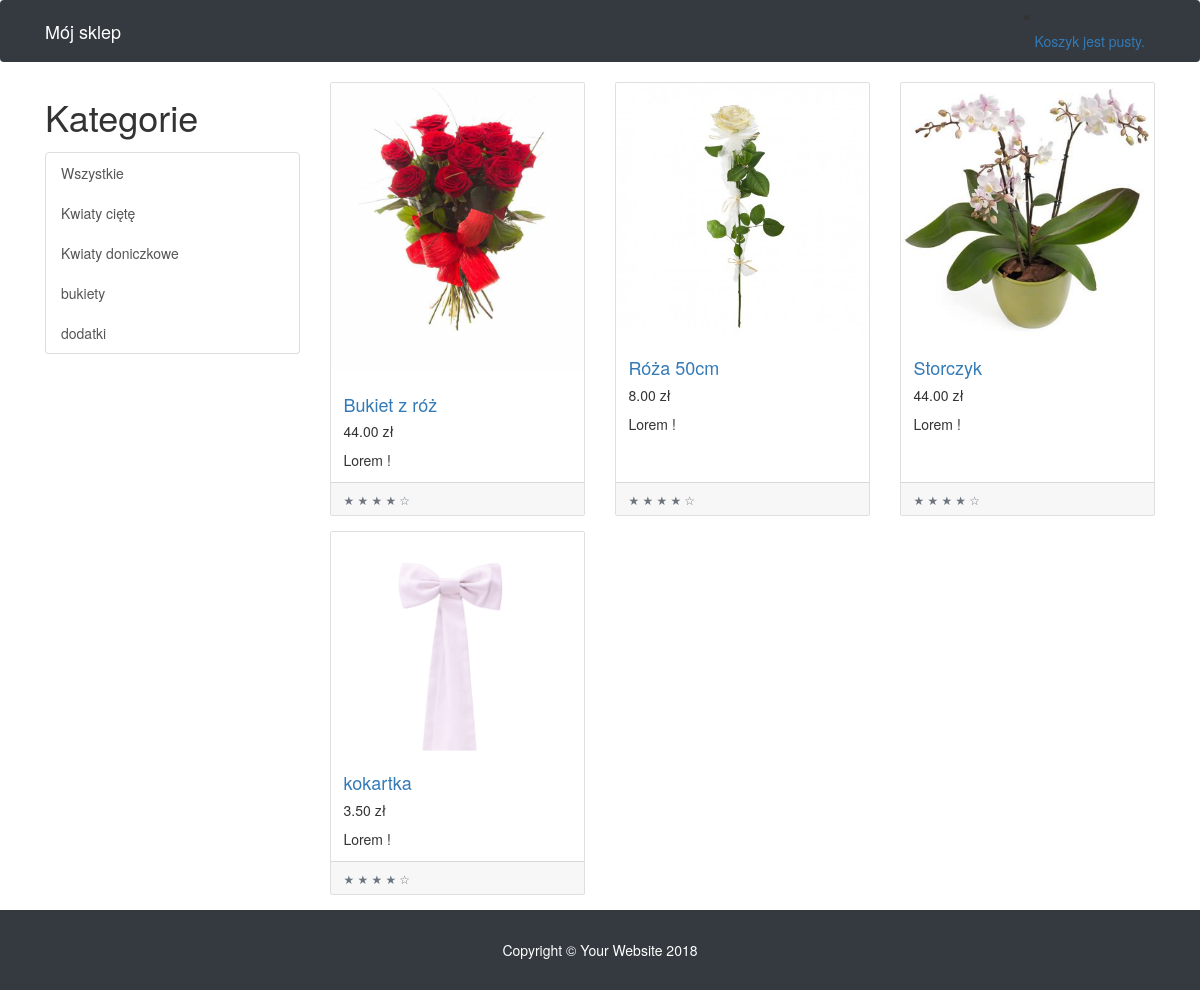
The app's page /, older data.
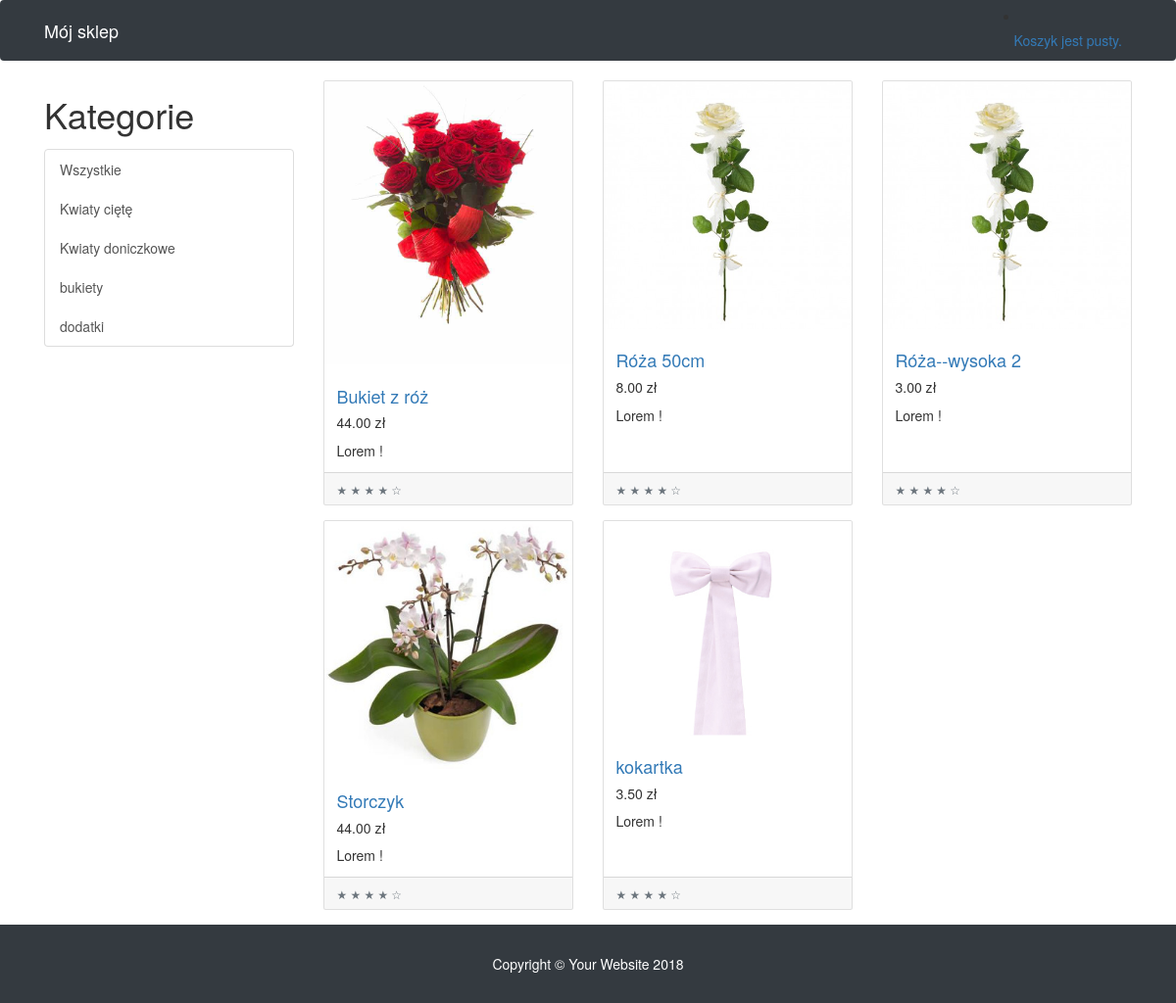
The same page, newer data.
### shop/models.py (models this page shows, shortened)
class Category(models.Model):
    name = models.CharField(max_length=200,
                            db_index=True)
    slug = models.SlugField(max_length=200,
                            db_index=True,
                            unique=True)
    class Meta:
        ordering = ('name',)
        verbose_name = 'category'
        verbose_name_plural = 'categories'
    def get_absolute_url(self):
        return reverse('shop:product_list_by_category',
                       args=[self.slug])

class Product(models.Model):
    category = models.ForeignKey(Category,
                                 related_name='products')
    name = models.CharField(max_length=200, db_index=True)
    slug = models.SlugField(max_length=200, db_index=True)
    image = models.ImageField(upload_to='products/%Y/%m/%d',
                              blank=True)
    description = models.TextField(blank=True)
    price = models.DecimalField(max_digits=10, decimal_places=2)
    stock = models.PositiveIntegerField()
    available = models.BooleanField(default=True)
    created = models.DateTimeField(auto_now_add=True)
    updated = models.DateTimeField(auto_now=True)
    class Meta:
        ordering = ('name',)
        index_together = (('id', 'slug'),)
    def get_absolute_url(self):
        return reverse('shop:product_detail',
                       args=[self.id, self.slug])

### shop/views.py (the view)
# urls.py: url(r'^$', views.product_list, name='product_list'),
def product_list(request, category_slug=None):
    category = None
    categories = Category.objects.all()
    products = Product.objects.filter(available=True)
    if category_slug:
        category = get_object_or_404(Category, slug=category_slug)
        products = products.filter(category=category)
    return render(request,
                  'shop/product/list.html',
                  {'category': category,
                   'categories': categories,
                   'products': products})

### cart/cart.py (called while the page is built)
    def __len__(self):
        return sum(item['quantity'] for item in self.cart.values())

### cart/context_processors.py (called while the page is built)
def cart(request):
    return{"cart":Cart(request)}

### shop/templates/shop/product/list.html (shortened to what this page needs)
{% extends "shop/base.html" %}
{% load static %}
{% block content %}
    <div class="container">
      <div class="row">
        <div class="col-lg-3">
          <h1 class="my-4">Kategorie</h1>
          <div class="list-group">
            <a href="{% url "shop:product_list" %}" class="list-group-item">Wszystkie</a>
            {% for c in categories %}
            <a class="list-group-item" href="{{ c.get_absolute_url }}">{{ c.name }}</a>
            {% endfor %}
          </div>
        </div>
        <div class="col-lg-9">
          <div class="row">
  {% for product in products %}
            <div class="col-lg-4 col-md-6 mb-4">
              <div class="card h-100">
                <a href="#"><img class="card-img-top" src="{% if product.image %}{{ product.image.url }}{% else %}{% static "img/no_image.png" %}{% endif %}" alt=""></a>
                <div class="card-body">
                  <h4 class="card-title">
                    <a href="{{ product.get_absolute_url }}">{{ product.name }}</a>
                  </h4>
                  <h5>{{ product.price }} zł</h5>
                  <p class="card-text">Lorem !</p>
                </div>
                <div class="card-footer">
                  <small class="text-muted">&#9733; &#9733; &#9733; &#9733; &#9734;</small>
                </div>
              </div>
            </div>
{% endfor %}
          </div>
        </div>
      </div>
    </div>
{% endblock %}

### shop/templates/shop/base.html (shortened to what this page needs)
{% load static %}
{% load bootstrap4 %}
{% bootstrap_css %}
<!DOCTYPE html>
<html lang="en">
  <head>
    <link rel="stylesheet" href="https://maxcdn.bootstrapcdn.com/bootstrap/3.3.7/css/bootstrap.min.css">
  </head>
  <body>
    <nav class="navbar navbar-expand-lg navbar-dark bg-dark fixed-top">
      <div class="container">
        <a class="navbar-brand" href="/">Mój sklep</a>
        <li class="nav-item">
          <a class="nav-link" href="#">{% with total_items=cart|length %}{% if cart|length > 0 %}Koszyk:
              <a href="{% url "cart:cart_detail" %}">{{ total_items }} produkt{{ total_items|pluralize:"y" }},{{ cart.get_total_price }} zł</a>
            {% else %}Koszyk jest pusty.{% endif %}
          {% endwith %}</a>
        </li>
      </div>
    </nav>
    {% block content %}
    {% endblock %}
    <footer class="py-5 bg-dark">
      <div class="container">
        <p class="m-0 text-center text-white">Copyright &copy; Your Website 2018</p>
      </div>
    </footer>
  </body>
</html>

Row changes from the older to the newer data that the page shows:
changed Product "Bukiet z róż": image: a different picture
added Product: image (picture), name "Róża--wysoka 2", price "3.00"
changed Product "Storczyk": image: a different picture
changed Product "kokartka": image: a different picture
